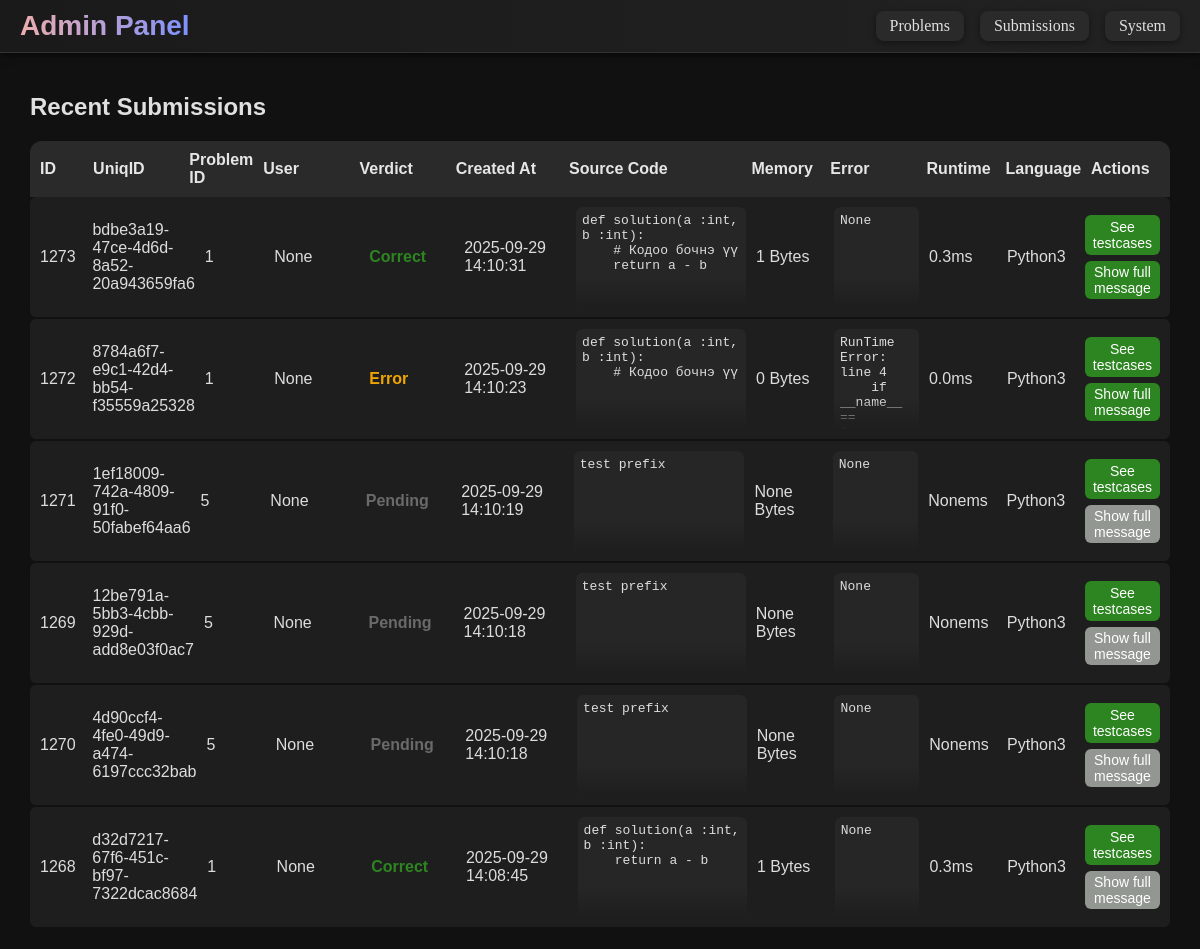
/admin/submissions, run on an earlier commit of the app's database.
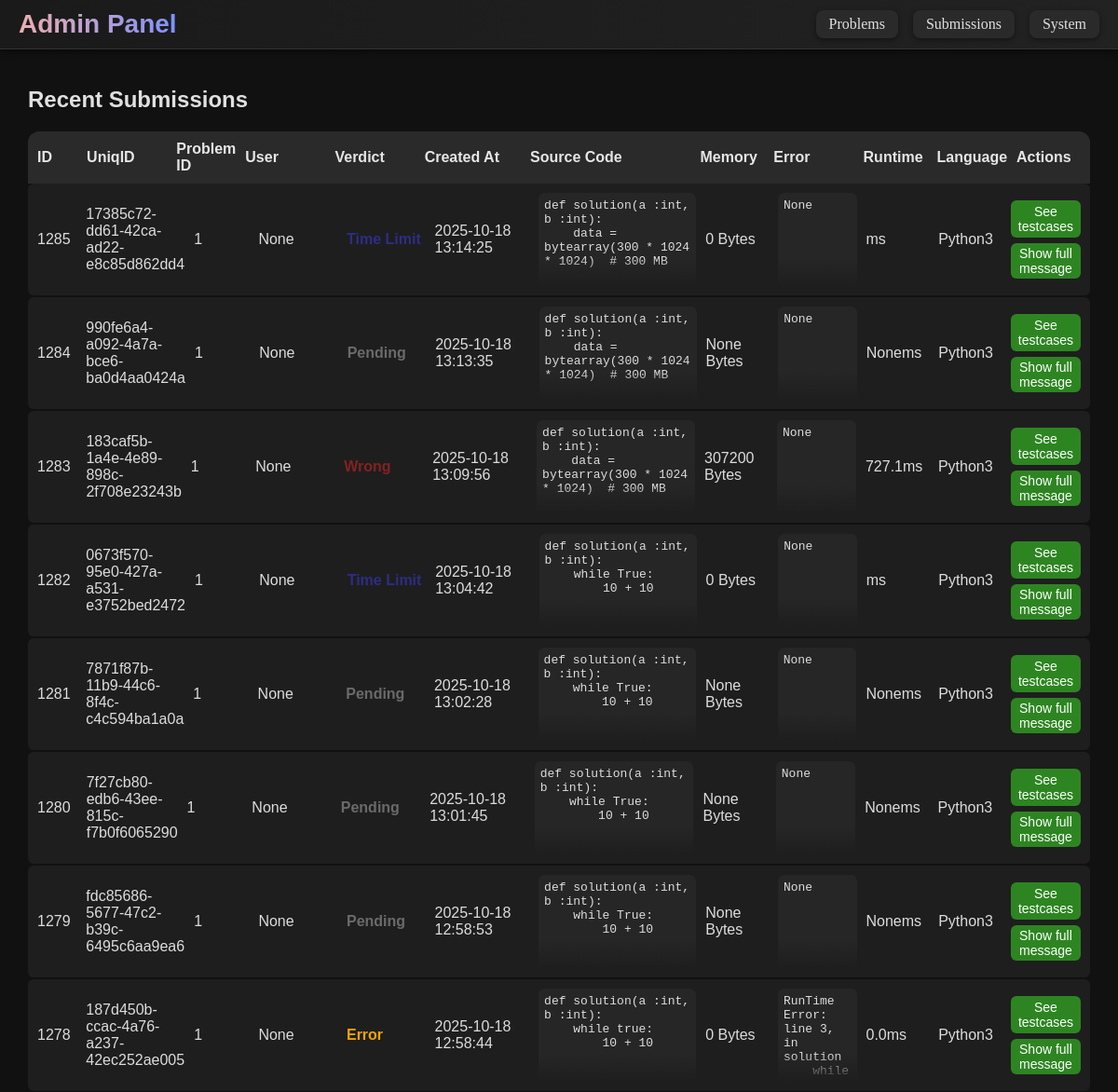
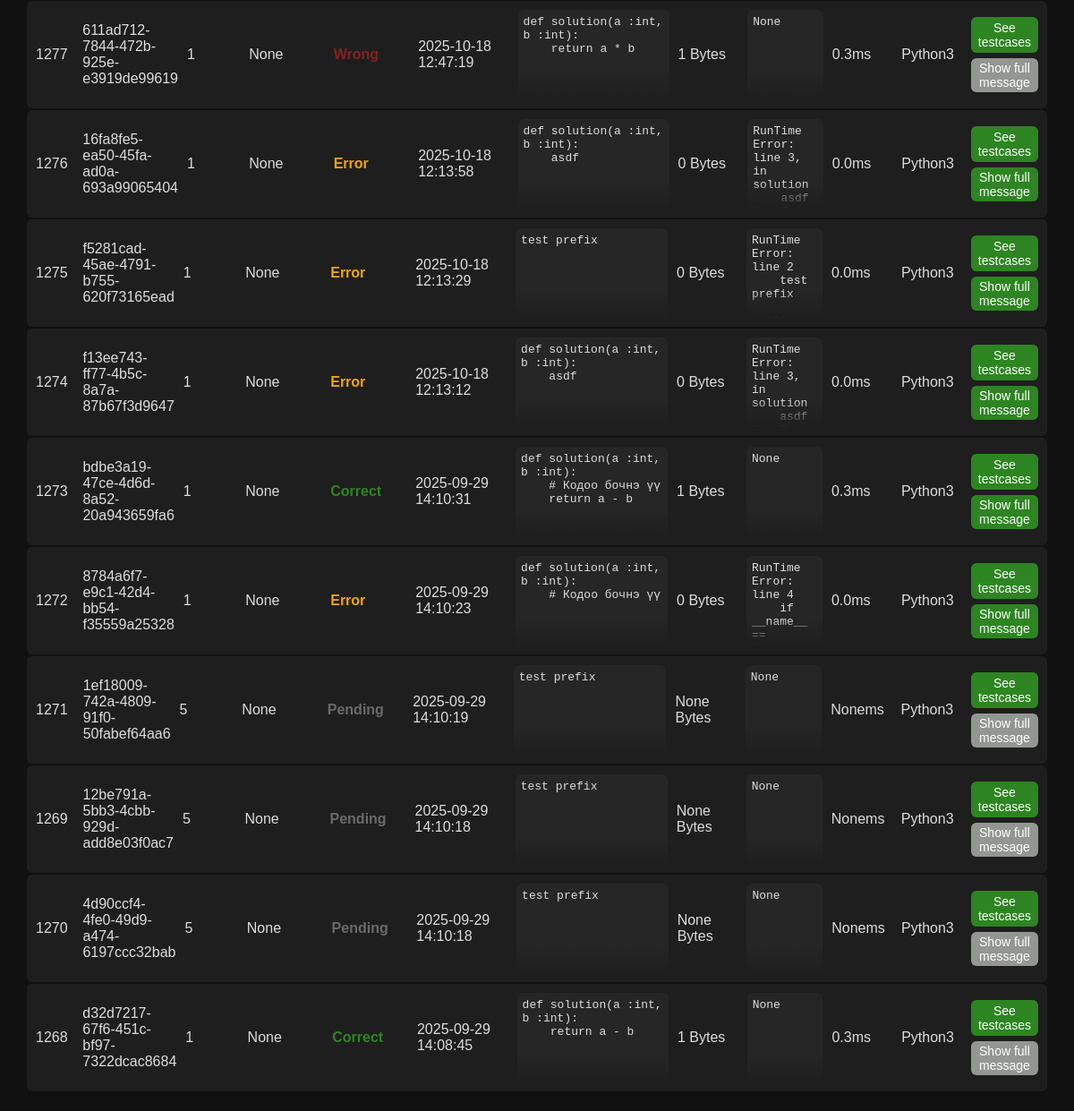
And on a later commit of the database (2 pictures, top to bottom).
### tables this page shows
CREATE TABLE submissions (subID INTEGER PRIMARY KEY AUTOINCREMENT, code TEXT NOT NULL, runtime FLOAT, memory INT, subTime TIMESTAMP DEFAULT CURRENT_TIMESTAMP, status VARCHAR(50) DEFAULT "Pending", problem_id INT NOT NULL REFERENCES problems(problem_id) ON DELETE CASCADE, language VARCHAR(50) DEFAULT "Python3", userID DEFAULT NULL, UniqID varchar(45), error TEXT default None);

### run.py (the view)
@app.route('/admin/submissions')
def adminSubmissions():
    conn = get_db_connection()
    submissions = conn.execute('SELECT * FROM submissions ORDER BY subTime DESC').fetchall()
    conn.close()
    submissions = [dict(row) for row in submissions]
    return render_template('admin/adminSub.html', submissions=submissions)

### run.py (called while the page is built)
def get_db_connection():
    conn = sqlite3.connect(DB_PATH)
    conn.row_factory = sqlite3.Row
    return conn

### templates/admin/adminSub.html (shortened to what this page needs)
{% extends "admin/admin.html" %}
{% block content %}
<div id="submission-container">
    <h2>Recent Submissions</h2>
    <div id="submission-header">
        <div class="sub-ID">ID</div>
        <div class="sub-uniq">UniqID</div>
        <div class="sub-prob">Problem ID</div>
        <div class="sub-user">User</div>
        <div class="sub-verdict">Verdict</div>
        <div class="sub-time">Created At</div>
        <div class="sub-code">Source Code</div>
        <div class="sub-memory">Memory</div>
        <div class="sub-error">Error</div>
        <div class="sub-runtime">Runtime</div>
        <div class="sub-lang">Language</div>
        <div class="sub-tc">Actions</div>
    </div>
    {% for s in submissions %}
    <div class="submission-row" id="row-{{ s.subID }}">
        <div class="sub-ID">{{ s.subID }}</div>
        <div class="sub-uniq">{{ s.UniqID }}</div>
        <div class="sub-prob">{{ s.problem_id }}</div>
        <div class="sub-user">{{ s.userID }}</div>
        <div class="sub-verdict verdict-{{ s.status|lower|replace(' ', '-') }}">{{ s.status }}</div>
        <div class="sub-time">{{ s.subTime }}</div>
        <div class="sub-code">
            <pre>{{ s.code }}</pre>
        </div>
        <div class="sub-memory">{{ s.memory }} Bytes</div>
        <div class="sub-error">
            <pre>{{ s.error }}</pre>
        </div>
        <div class="sub-runtime">{{ s.runtime }}ms</div>
        <div class="sub-lang">{{ s.language }}</div>
        <div>
            <div class="sub-tc"><a href="{{ url_for('admin_SubTC', subId=s.UniqID) }}">See testcases</a></div>
            {% if s.error|length > 10 or s.code|length > 50 %}
            <button class="expand-btn" onclick="toggleDropdown('{{ s.subID }}', this)">Show full message</button>
            {% else %}
            <button class="dis-expand-btn">Show full message</button>
            {% endif %}
        </div>
    </div>
    {% endfor %}
</div>
{% endblock %}

### templates/admin/admin.html (shortened to what this page needs)
<!DOCTYPE html>
<html lang="en">
<head>
    <link rel="stylesheet" href="{{ url_for('static', filename='style.css') }}">
</head>
<body>
    <header>
        <nav>
            <div class="title">Admin Panel</div>
            <div style="display: flex; gap: 16px;">
                <a id="navButton" href="{{ url_for('adminProblem') }}">Problems</a>
                <a id="navButton" href="{{ url_for('adminSubmissions') }}">Submissions</a>
                <a id="navButton" href="{{ url_for('adminSystem') }}">System</a>
            </div>
        </nav>
    </header>
    <main>
        {% block content %}{% endblock %}
    </main>
</body>
</html>

### templates/admin/adminSub.html (style rules this page uses)
#submission-container { max-width: 95%; margin: 20px auto; font-family: 'Lucida Sans', sans-serif; overflow-x: auto; }
#submission-header { display: grid; grid-template-columns: 0.5fr 1fr 0.7fr 1fr 1fr 1.2fr 2fr 0.8fr 1fr 0.8fr 0.8fr 0.8fr; align-items: center; padding: 10px; gap: 10px; background-color: #2a2a2a; color: #e6e6e6; font-weight: bold; border-radius: 12px 12px 0 0; }
.submission-row { display: grid; grid-template-columns: 0.5fr 1fr 0.7fr 1fr 1fr 1.2fr 2fr 0.8fr 1fr 0.8fr 0.8fr 0.8fr; gap: 10px; background-color: #1e1e1e; color: #ddd; margin-bottom: 2px; border-radius: 6px; padding: 10px; transition: all 0.3s ease; align-items: center; }
.submission-row .sub-code, .submission-row .sub-error { position: relative; max-height: 100px; overflow: hidden; border-radius: 6px; }
.submission-row .sub-code pre, .submission-row .sub-error pre { margin: 0; font-size: 13px; background-color: #262626; padding: 6px; border-radius: 6px; overflow-x: auto; white-space: pre-wrap; word-break: break-word; height: 99999px; }
.submission-row .sub-code::after, .submission-row .sub-error::after { content: ''; position: absolute; bottom: 0; left: 0; width: 100%; height: 30px; background: linear-gradient(to bottom, rgba(30, 30, 30, 0) 0%, rgba(30, 30, 30, 1) 100%); pointer-events: none; }
.verdict-correct { color: #2d8521; font-weight: bold; }
.verdict-wrong { color: #852121; font-weight: bold; }
.verdict-error { color: #f0a500; font-weight: bold; }
.verdict-time-limit { color: #2d2d85; font-weight: bold; }
.verdict-pending { color: #696a69; font-weight: bold; }
.sub-tc a { background-color: #2d8521; color: #fff; padding: 4px 8px; border-radius: 6px; text-decoration: none; font-size: 14px; display: inline-block; text-align: center; }
.expand-btn { background-color: #2d8521; color: #fff; border: none; border-radius: 6px; padding: 3px 8px; font-size: 14px; cursor: pointer; grid-column: 1 / -1; margin-top: 6px; }
.dis-expand-btn { background-color: #929791; color: #fff; border: none; border-radius: 6px; padding: 3px 8px; font-size: 14px; cursor: pointer; grid-column: 1 / -1; margin-top: 6px; }

### templates/admin/admin.html (style rules this page uses)
body { background-color: #111111; color: #e0e0e0; margin: 0; }
a { text-decoration: none !important; }
header { background: linear-gradient(90deg, #1a1a1a, #222222); padding: 10px 20px; border-bottom: 1px solid #333; box-shadow: 0 2px 8px rgba(0, 0, 0, 0.6); position: sticky; top: 0; z-index: 100; }
nav { display: flex; justify-content: space-between; align-items: center; }
nav .title { font-size: 28px; font-weight: bold; background: linear-gradient(90deg, #edaeae, #7d91ff); -webkit-background-clip: text; -webkit-text-fill-color: transparent; font-family: 'Lucida Sans', 'Lucida Sans Regular', 'Lucida Grande', 'Lucida Sans Unicode', Geneva, Verdana, sans-serif; }
#navButton { color: #e0e0e0; background-color: #2a2a2a; border: none; border-radius: 8px; padding: 6px 14px; transition: all 0.3s ease; font-weight: 500; font-size: 16px; box-shadow: 0 2px 6px rgba(0, 0, 0, 0.4); }

What changed in the data, as far as the page shows it:
added submissions: subID "1285", UniqID "17385c72-dd61-42ca-ad22-e8c85d862dd4", problem_id "1", userID "None", status "Time Limit", subTime "2025-10-18 13:14:25", code "def solution(a :int, b :int): data = bytearray(300 * 1024 * 1024) # 300 MB", memory "0", error "None", language "Python3"
added submissions: subID "1284", UniqID "990fe6a4-a092-4a7a-bce6-ba0d4aa0424a", problem_id "1", userID "None", status "Pending", subTime "2025-10-18 13:13:35", code "def solution(a :int, b :int): data = bytearray(300 * 1024 * 1024) # 300 MB", memory "None", error "None", runtime "None", language "Python3"
added submissions: subID "1283", UniqID "183caf5b-1a4e-4e89-898c-2f708e23243b", problem_id "1", userID "None", status "Wrong", subTime "2025-10-18 13:09:56", code "def solution(a :int, b :int): data = bytearray(300 * 1024 * 1024) # 300 MB", memory "307200", error "None", runtime "727.1", language "Python3"
added submissions: subID "1282", UniqID "0673f570-95e0-427a-a531-e3752bed2472", problem_id "1", userID "None", status "Time Limit", subTime "2025-10-18 13:04:42", code "def solution(a :int, b :int): while True: 10 + 10", memory "0", error "None", language "Python3"
added submissions: subID "1281", UniqID "7871f87b-11b9-44c6-8f4c-c4c594ba1a0a", problem_id "1", userID "None", status "Pending", subTime "2025-10-18 13:02:28", code "def solution(a :int, b :int): while True: 10 + 10", memory "None", error "None", runtime "None", language "Python3"
added submissions: subID "1280", UniqID "7f27cb80-edb6-43ee-815c-f7b0f6065290", problem_id "1", userID "None", status "Pending", subTime "2025-10-18 13:01:45", code "def solution(a :int, b :int): while True: 10 + 10", memory "None", error "None", runtime "None", language "Python3"
added submissions: subID "1279", UniqID "fdc85686-5677-47c2-b39c-6495c6aa9ea6", problem_id "1", userID "None", status "Pending", subTime "2025-10-18 12:58:53", code "def solution(a :int, b :int): while True: 10 + 10", memory "None", error "None", runtime "None", language "Python3"
added submissions: subID "1278", UniqID "187d450b-ccac-4a76-a237-42ec252ae005", problem_id "1", userID "None", status "Error", subTime "2025-10-18 12:58:44", code "def solution(a :int, b :int): while true: 10 + 10", memory "0", error "RunTime Error: line 3, in solution while…", runtime "0.0", language "Python3"
added submissions: subID "1277", UniqID "611ad712-7844-472b-925e-e3919de99619", problem_id "1", userID "None", status "Wrong", subTime "2025-10-18 12:47:19", code "def solution(a :int, b :int): return a * b", memory "1", error "None", runtime "0.3", language "Python3", shows "Show full message"
added submissions: subID "1276", UniqID "16fa8fe5-ea50-45fa-ad0a-693a99065404", problem_id "1", userID "None", status "Error", subTime "2025-10-18 12:13:58", code "def solution(a :int, b :int): asdf", memory "0", error "RunTime Error: line 3, in solution asdf…", runtime "0.0", language "Python3"
added submissions: subID "1275", UniqID "f5281cad-45ae-4791-b755-620f73165ead", problem_id "1", userID "None", status "Error", subTime "2025-10-18 12:13:29", code "test prefix", memory "0", error "RunTime Error: line 2 test prefix…", runtime "0.0", language "Python3"
added submissions: subID "1274", UniqID "f13ee743-ff77-4b5c-8a7a-87b67f3d9647", problem_id "1", userID "None", status "Error", subTime "2025-10-18 12:13:12", code "def solution(a :int, b :int): asdf", memory "0", error "RunTime Error: line 3, in solution asdf…", runtime "0.0", language "Python3"
